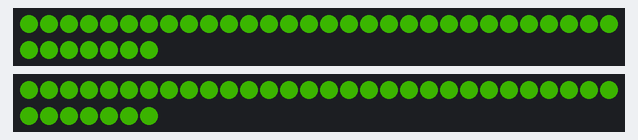
Recording of a sketch running on a simulated Arduino Uno, built with avr-gcc and run on an emulated ATmega328P. Shown: 2 × 37 RGB LEDs in strip order, left to right, continuing on the next row. Dim RGB values are drawn brighter than linear; random numbers use the default seed unless the sketch sets one.

Above: at 0.28 s.
At 39.43 s:
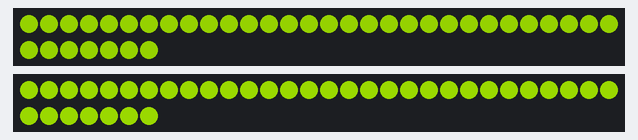

The sketch:

GreenWarlock.ino
```cpp
#include "FastLED.h"
#define NUM_LEDS 37

#define PIN_A 2
CRGB leds_A[NUM_LEDS];

#define PIN_B 3
CRGB leds_B[NUM_LEDS];

// Warlock
DEFINE_GRADIENT_PALETTE( WarlockFire ) {
    0, 64,  255,  0,
  255, 192,255,  0};

CRGBPalette16 currentPalette = WarlockFire;

uint8_t paletteIndex;
uint8_t chaosTheory;

void setup() {
  FastLED.addLeds<WS2812, PIN_A, GRB>(leds_A, NUM_LEDS).setCorrection( TypicalLEDStrip );
  FastLED.addLeds<WS2812, PIN_B, GRB>(leds_B, NUM_LEDS).setCorrection( TypicalLEDStrip );
  FastLED.setBrightness(192);
}

void loop() {
  chaosTheory = random(1, 25);

  fill_solid(leds_A, NUM_LEDS, ColorFromPalette(currentPalette, paletteIndex, random(64, 192), LINEARBLEND) );
  fill_solid(leds_B, NUM_LEDS, ColorFromPalette(currentPalette, paletteIndex, random(64, 192), LINEARBLEND) );

  FastLED.show();

  FastLED.delay(chaosTheory * 5);

  fadeToBlackBy(leds_A, NUM_LEDS, chaosTheory * 4);
  fadeToBlackBy(leds_B, NUM_LEDS, chaosTheory * 4);

  paletteIndex += chaosTheory;
}
```
